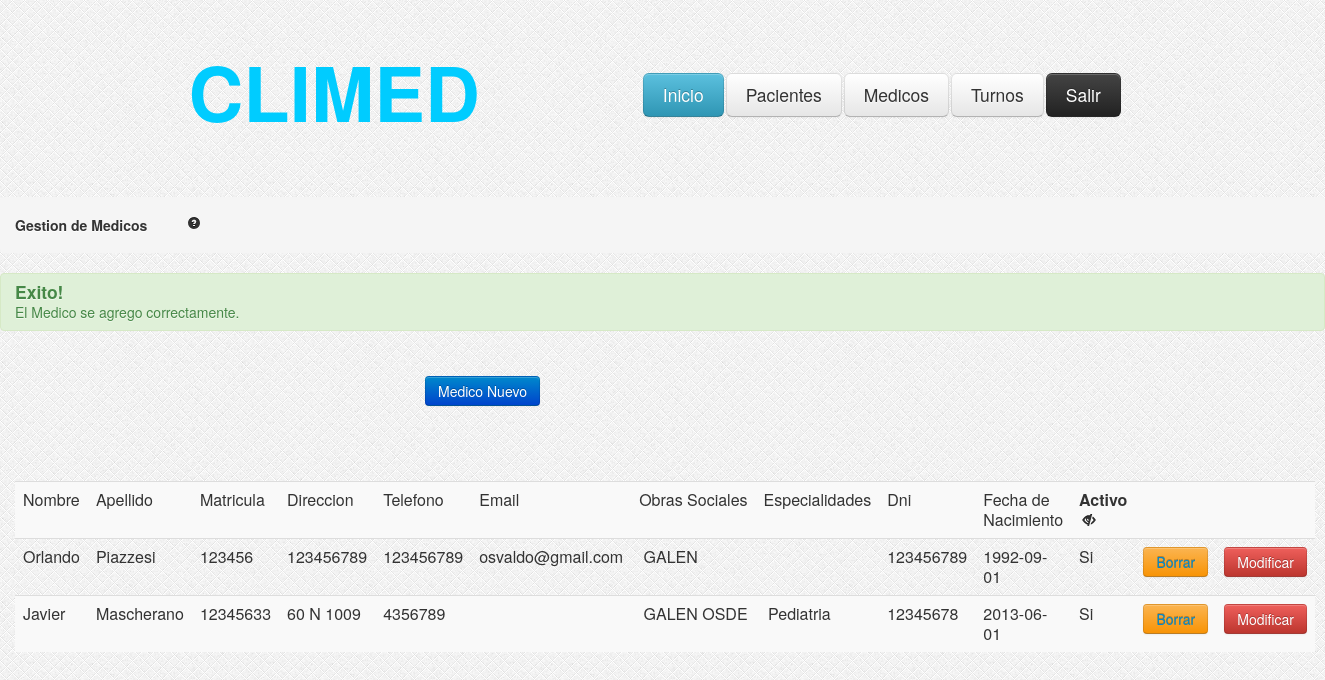
Screenshot of /GestionMedicos.php?Correcto=1 with the database file from the repository.
### tables this page shows
CREATE TABLE IF NOT EXISTS `medicos` (
  `idmedico` int(11) NOT NULL AUTO_INCREMENT,
  `nombre` varchar(100) NOT NULL,
  `apellido` varchar(100) NOT NULL,
  `nromatricula` int(11) NOT NULL,
  `email` varchar(100) NOT NULL,
  `telefono` int(25) NOT NULL,
  `fechaNac` date NOT NULL,
  `dni` int(11) NOT NULL,
  `direccion` varchar(255) DEFAULT NULL,
  `activo` tinyint(1) NOT NULL DEFAULT '1',
  PRIMARY KEY (`idmedico`)
);

CREATE TABLE IF NOT EXISTS `med_obrasocial` (
  `idmedico` int(11) NOT NULL,
  `idobra` int(11) NOT NULL,
  PRIMARY KEY (`idmedico`,`idobra`)
);

CREATE TABLE IF NOT EXISTS `obrasociales` (
  `idobra` int(11) NOT NULL AUTO_INCREMENT,
  `nombre` varchar(200) NOT NULL,
  `activo` tinyint(1) NOT NULL DEFAULT '1',
  PRIMARY KEY (`idobra`)
);

CREATE TABLE IF NOT EXISTS `med_esp` (
  `idmedico` int(11) NOT NULL,
  `idespecialidad` int(11) NOT NULL,
  PRIMARY KEY (`idmedico`,`idespecialidad`)
);

CREATE TABLE IF NOT EXISTS `especialidades` (
  `idespecialidad` int(11) NOT NULL AUTO_INCREMENT,
  `nombre` varchar(200) NOT NULL,
  `activo` tinyint(1) NOT NULL DEFAULT '1',
  PRIMARY KEY (`idespecialidad`)
);

### GestionMedicos.php (the view, shortened to what this page needs)
<?php
	if (!isset($_GET['ojito'])) {
		$ojito=1;
	}else{
		$ojito=$_GET['ojito'];
	}
	$consulta = "SELECT * FROM medicos WHERE medicos.activo = ".$ojito." OR 0 = ".$ojito." ";
    $resultado = mysql_query($consulta);
?>
<head>
<link rel="stylesheet" type="text/css" href="css/estilo.css"/>
<link rel="stylesheet" type="text/css" href="css/bootstrap.css"/>
<link rel="stylesheet" type="text/css" href="css/bootstrap-responsive.css"/>
</head>
<body style="background-image:url('images/bg.png')">
	<?php include_once('header.php'); ?>
	<div class="contenedor">
		<ul class="breadcrumb">
			<li>
				<h5>Gestion de Medicos<a href="#" style="margin-left: 40px;"><i class="icon-question-sign"></i></a></h5>
			</li>
		</ul>
		<?php
			if(isset($_GET['Correcto'])){
				if($_GET['Correcto'] == 1){
					echo"<div class='alert alert-success'>
						<h4>Exito!</h4>
						El Medico se agrego correctamente.
						</div>";
				}
			}
		?>
		<button class="btn btn-primary" type="button" onclick="location.href='AltaMedicos.php'"
				style="margin-top: 25px;margin-left: 425px;">Medico Nuevo</button>
		<div id="tabla-gestion-medicos">
			<table class="table table-striped">
				<tr>
					<td>Nombre </td>
					<td>Apellido</td>
					<td>Matricula</td>
					<td>Direccion</td>
					<td>Telefono</td>
					<td>Email</td>
					<td>Obras Sociales</td>
					<td>Especialidades</td>
					<td>Dni</td>
					<td>Fecha de Nacimiento</td>
					<td><b>Activo</b>
					<?php
						if($ojito == 1){
							echo "<a href='GestionMedicos.php?ojito=0'><i class='icon-eye-close' style='margin-left: 3px; margin-top: 3px;'></i></a>";
						} else {
							echo "<a href='GestionMedicos.php?ojito=1'><i class='icon-eye-open' style='margin-left: 3px; margin-top: 3px;'></i></a>";
						}
					?>
					</td>
					<td></td>
					<td></td>
				</tr>
				<?php
			while ($valor = mysql_fetch_array($resultado))
			{
			?>
				<tr>
					<td><?php echo $valor["nombre"]; ?></td>
					<td><?php echo $valor["apellido"]; ?></td>
					<td><?php echo $valor["nromatricula"]; ?></td>
					<td><?php echo $valor["direccion"]; ?></td>
					<td><?php echo $valor["telefono"]; ?></td>
					<td><?php echo $valor["email"]; ?></td>
					<td><?php
					$query= "SELECT  * from med_obrasocial as mo
							 inner join obrasociales as o on o.idobra = mo.idobra
							 where mo.idmedico = ".$valor["idmedico"]."";
					$res = mysql_query($query);
					while ($obra=mysql_fetch_array($res)) {
					echo "&nbsp;".$obra["nombre"]."";
					}
					?>
					</td>
					<td><?php
					$query= "SELECT  * from med_esp as me
							 inner join especialidades as e on e.idespecialidad = me.idespecialidad
							 where me.idmedico = ".$valor["idmedico"]."";
					$res = mysql_query($query);
					while ($esp=mysql_fetch_array($res)) {
					echo "&nbsp;".$esp["nombre"]."";
					}
					?>
					</td>
					<td><?php echo $valor["dni"]; ?></td>
					<td><?php echo $valor["fechaNac"]; ?></td>
					<?php
						$idmedico = $valor['idmedico'];
						if( $valor["activo"] == 1 ){
							echo "<td>  Si </td>";
							echo "<td><button class='btn btn-warning' type='button'><a href='BorrarMedico.php?idmedico=".$idmedico."'>Borrar </a></button> </td>";
						}
						else {
							echo "<td>No</td>";
							echo "<td><button class='btn btn-success' type='button'><a href='HabilitarMedico.php?idmedico=".$idmedico."'>Habilitar </a></button> </td>";
						}
					?>
					<td><button class="btn btn-danger" onclick="location.href='CargaMedico.php?idmedico=<?php echo $idmedico; ?> '" type="button">Modificar</button> </td>
				</tr>
			<?php
			}
			?>
			</table>
		</div>
	</div>
</body>
</html>

### css/estilo.css (style rules this page uses)
.contenedor { margin-top: 75px; }
#tabla-gestion-medicos { margin-top: 75px; margin-left: 15px; margin-right: 15px; }

### rows the page displays
medicos: nombre "Orlando", apellido "Piazzesi", nromatricula "123456", direccion "123456789", telefono "123456789", email "osvaldo@gmail.com", dni "123456789", fechaNac "1992-09-01"
med_obrasocial: idobra.nombre "GALEN"
medicos: nombre "Javier", apellido "Mascherano", nromatricula "12345633", direccion "60 N 1009", telefono "4356789", dni "12345678", fechaNac "2013-06-01"
med_obrasocial: idobra.nombre "GALEN"
med_obrasocial: idobra.nombre "OSDE"
med_esp: idespecialidad.nombre "Pediatria"
